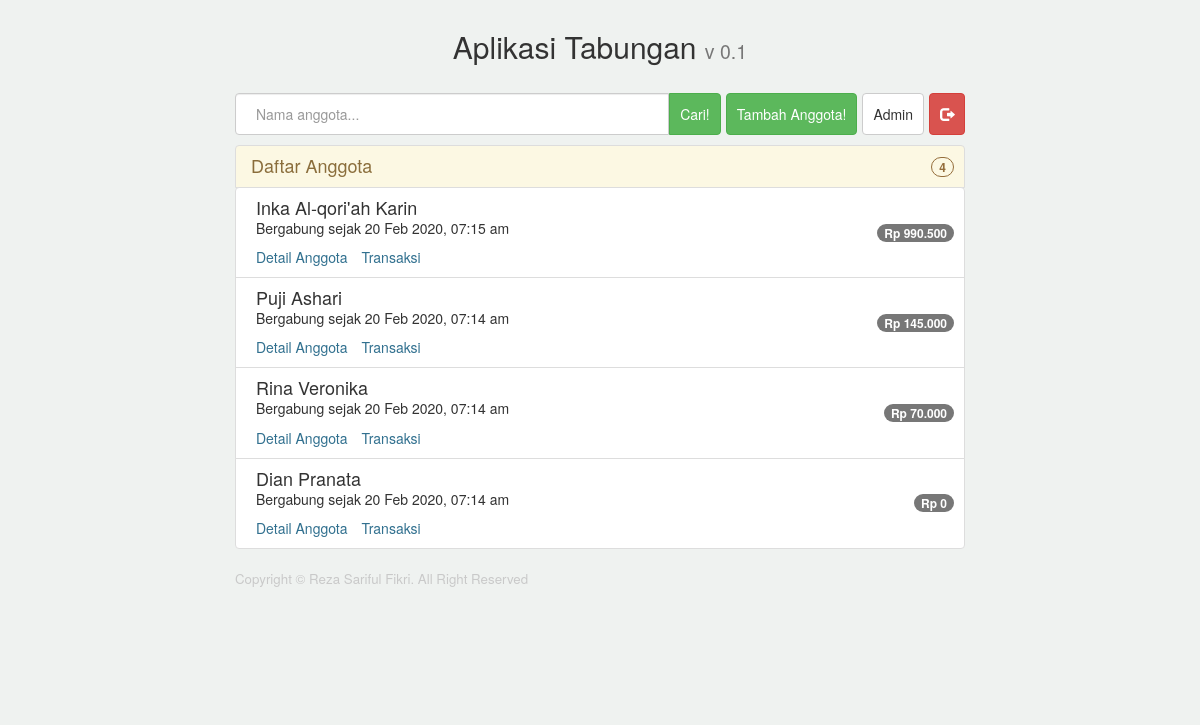
Screenshot of /index.php (signed in) with the database file from the repository.
### tables this page shows
CREATE TABLE `anggota` (
  `anggota_id` varchar(18) NOT NULL,
  `nama` varchar(32) NOT NULL,
  `jml_tabungan` int(16) NOT NULL DEFAULT 0,
  `waktu` int(16) NOT NULL
);

### class/class_config.php (called while the page is built, shortened)
<?php
class config {
	private $host = "localhost",
			$dbname = "tabungan",
			$username = "root",
			$password = "";
	function __construct() {
		try {
			$this->db = new PDO("mysql:host=$this->host;dbname=$this->dbname",$this->username, $this->password);
			return true;
		} catch (PDOException $e) {
			echo "gagal konek ".$e->getMessage();
			return false;
		}
	}
	public static function protocol() {
		if (!empty($_SERVER['HTTPS']) && ('on' == $_SERVER['HTTPS'])) {
			$protocol = 'https://';
		} else {
			$protocol = 'http://';
		}
		return $protocol;
	}
	public static function base_url($uri='') {
		return self::protocol().$_SERVER['HTTP_HOST']."/app_tabungan/".$uri;
	}
}

### class/class_anggota.php (called while the page is built, shortened)
<?php
class anggota extends config {
	public function tampil_anggota($select, $where=null, $execute=null) {
		$get = $this->db->prepare("SELECT $select from anggota $where order by waktu desc");
		$get->execute($execute);
		if($get->rowCount() > 0) {
			while ($r=$get->fetch(PDO::FETCH_ASSOC)) {
				$hasil[]=$r;
			}
			return $hasil;
		} else {
			return null;
		}
	}
}

### home.php (the view, shortened to what this page needs)
<?php
	$anggota = $dbAnggota->tampil_anggota('*');
?>
<div class="col-lg-8 col-lg-offset-2 mb-100">
	<h2 class="judul text-center">Aplikasi Tabungan <span class="small">v 0.1</span></h2>
	<a href="<?= config::base_url('login/proses.php?action=logout'); ?>" class="btn btn-danger pull-right"><span class="glyphicon glyphicon-log-out"></span></a>
	<a href="<?= config::base_url('index.php?pg=admin'); ?>" class="btn btn-default pull-right mr-5">Admin</a>
	<a href="<?= config::base_url('index.php?pg=tambah_anggota'); ?>" class="btn btn-success mb-10 pull-right mr-5">Tambah Anggota!</a>
	<div class="input-group search">
		<input type="text" class="form-control" name="nama" placeholder="Nama anggota...">
	    <span class="input-group-btn">
	    	<div class="div-loading-btn mr-5">
				<button class="btn btn-success" id="search_anggota">Cari!</button>
			</div>
	    </span>
    </div>
	<div class="list-group">
		<li class="list-group-item list-group-item-warning"><h4 class="list-group-item-heading">Daftar Anggota</h4><span class="badge normal" id="jml_anggota"><?= count($anggota??[]); ?></span></li>
		<daftarAnggota>
		<?php
			if($anggota) :
			foreach($anggota as $r) :
		?>
		<li class="list-group-item pl-20">
			<h4 class="list-group-item-heading"><?= $r['nama']; ?></h4>
			<p class="list-group-item-text">Bergabung sejak <?= date("d M Y, h:i a", $r['waktu']); ?></p>
			<span class="badge">Rp <?= number_format($r['jml_tabungan'],0,',','.'); ?></span>
			<a href="<?= config::base_url('index.php?pg=detail_anggota&anggota_id='.$r['anggota_id']); ?>" class="text-info nopadding-l mt-10 display-inline-block">Detail Anggota</a>
			<a href="<?= config::base_url('index.php?pg=tabungan_detail&anggota_id='.$r['anggota_id']); ?>" class="text-info padding-l-10px display-inline-block">Transaksi</a>
		</li>
		<?php endforeach; endif; ?>
		</daftarAnggota>
	</div>
	<p class="copy-right mt-20">Copyright &copy; Reza Sariful Fikri. All Right Reserved</p>
</div>

### assets/css/tabungan.css (style rules this page uses)
* { box-sizing: border-box; }
h4.list-group-item-heading { margin-bottom: 0; display: inline-block; margin-right: 10px; }
h2.judul { margin-top: 30px; margin-bottom: 30px; }
a { color: #333; }
.list-group a { padding-left: 20px; }
span.badge { position: absolute; right: 10px; top: 40%; }
input, select { padding: 20px !important; }
.btn { padding: 10px 10px; }
.input-group.search { margin-bottom: 10px; }
div.list-group { position: relative; }
.div-loading-btn { display: inline-block; position: relative; }
.mt-20 { margin-top: 20px; }
.mt-10 { margin-top: 10px; }
.mb-10 { margin-bottom: 10px !important; }
.mb-100 { margin-bottom: 100px; }
.mr-5 { margin-right: 5px; }
.badge.normal { top: 28%; background-color: #fcf8e3; border: 1px solid #946d3b; color: #946d3b; }
.padding-l-10px { padding-left: 10px !important; }
.nopadding-l { padding-left: 0 !important; }
.pl-20 { padding-left: 20px; }
.copy-right { color: #c9c9c9; font-size: 10pt; }
.input-group-btn button { border-top-left-radius: 0; border-bottom-left-radius: 0; }
.display-inline-block { display: inline-block; }

### rows the page displays
anggota: nama "Inka Al-qori'ah Karin", waktu "20 Feb 2020, 07:15 am", jml_tabungan "990.500"
anggota: nama "Puji Ashari", waktu "20 Feb 2020, 07:14 am", jml_tabungan "145.000"
anggota: nama "Rina Veronika", waktu "20 Feb 2020, 07:14 am", jml_tabungan "70.000"
anggota: nama "Dian Pranata", waktu "20 Feb 2020, 07:14 am", jml_tabungan "0"

### other values shown
count($anggota??[]) "4"
